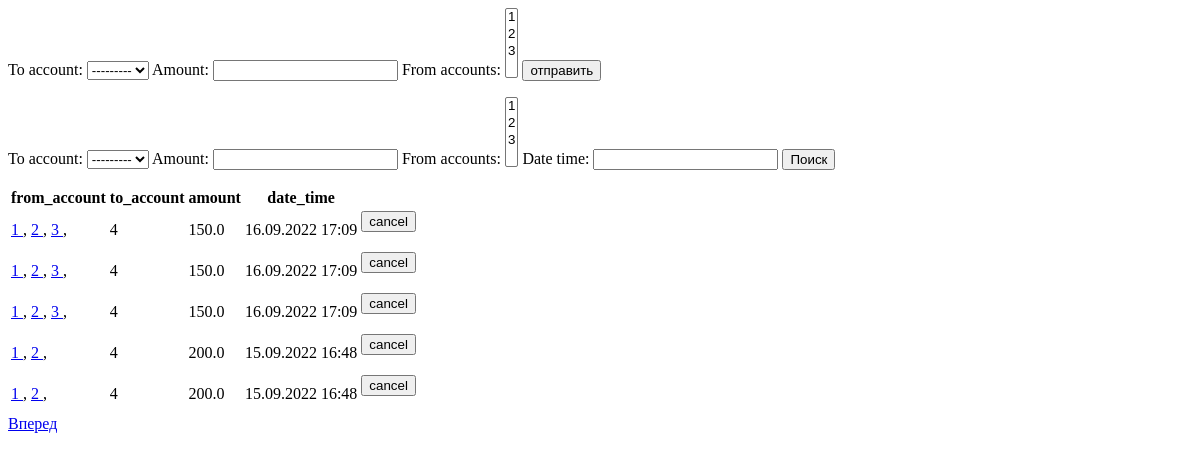
The app's page / (signed in), older data.
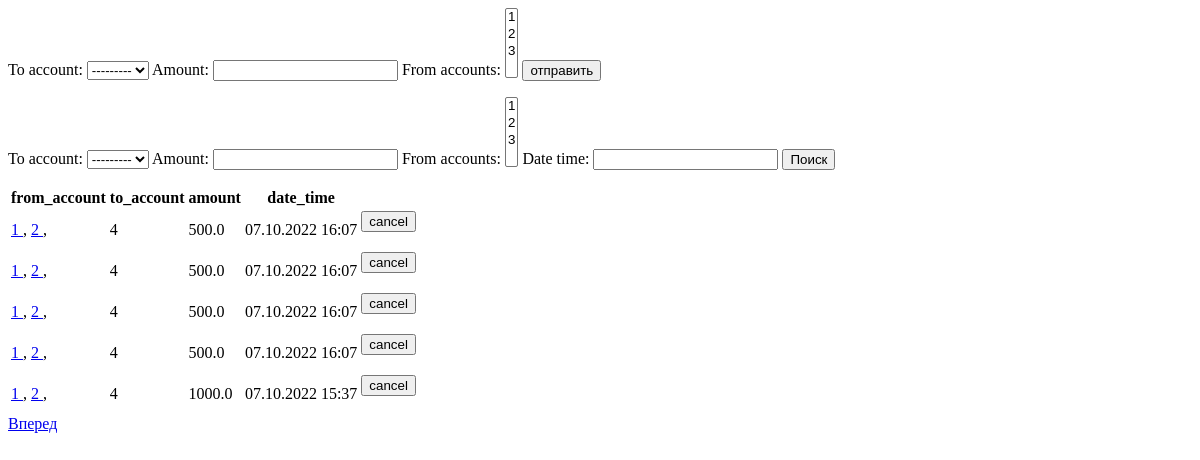
The same page, newer data.
### transactions/models.py (models this page shows, shortened)
class Account(models.Model):
    balance = models.FloatField(validators=[MinValueValidator(0)])
    user = models.ForeignKey(User, on_delete=models.CASCADE)
    created = models.DateTimeField(auto_now_add=True)
    transactions = models.ManyToManyField('self', through='Transaction')
    def __str__(self):
        return str(self.id)
    class Meta:
        verbose_name = 'Cчет'
        verbose_name_plural = 'Cчета'

class Transaction(models.Model):
    date_time = models.DateTimeField(auto_now_add=True)
    amount = models.FloatField(validators=[MinValueValidator(0)])
    from_accounts = models.ManyToManyField(Account, related_name='outcomes')
    to_account = models.ForeignKey(Account, on_delete=models.CASCADE, related_name='incomes')
    is_cancelled = models.BooleanField(default=False)
    class Meta:
        verbose_name = 'Транзакция'
        verbose_name_plural = 'Транзакции'

### transactions/views.py (the view)
# urls.py: path('', views.transaction, name='transaction'),
def transaction(request):
    if request.method == 'POST':
        form, message = create_transaction(request.user, request.POST)
    else:
        form = TransactionForm(request.user)
        message = ''
    filter = TransactionFilter\
        (
            request.GET,
            queryset=Transaction.objects
                .filter\
                    (
                        Q(to_account__user=request.user)
                        |
                        Q(from_accounts__user=request.user)
                    )
                .order_by('-date_time'),
            request=request
        )
    filter_form = filter.form
    paginated_qs = paginate(request, filter.qs, 'page')
    return render(request, 'transaction.html',
        {
            'add_transaction_form': form,
            'message': message,
            'filter': paginated_qs,
            'filter_form': filter_form
        })

### transactions/forms.py
class TransactionForm(forms.ModelForm):
    from_accounts = forms.ModelMultipleChoiceField(queryset=Account.objects.none())
    def __init__(self, user, *args, **kwargs):
        super().__init__(*args, **kwargs)
        self.fields['from_accounts'].queryset = Account.objects.filter(user=user)
    class Meta:
        model = Transaction
        fields = ('to_account', 'amount')

### transactions/views.py (called while the page is built)
def paginate(request, objects, url_param):
    paginator = Paginator(objects, 5)
    page_num = request.GET.get(url_param, 1)
    try:
        page = paginator.page(page_num)
    except EmptyPage:
        page = paginator.page(1)
    return page

### transactions/templates/transaction.html (shortened to what this page needs)
{% extends 'base.html' %}
{% block content %}
<form action="." method="POST">
    {{ add_transaction_form }}
    <input type="submit" value="отправить">
</form>
<form action="." method="GET">
    {{ filter_form }}
    <input type="submit" value="Поиск">
</form>
<table class="table">
    <thead>
        <tr>
            <th>from_account</th>
            <th>to_account</th>
            <th>amount</th>
            <th>date_time</th>
        </tr>
    </thead>
    <tbody>
        {% for x in filter %}
            <tr>
                <td>{% if user == x.from_accounts.first.user %}
                        {% for account in x.from_accounts.all %}
                            <a href="{% url 'account' account %}">
                                {{ account.id }}
                            </a>,
                        {% endfor %}
                    {% else %}
                        {{ x.from_accounts.all|join:', ' }}
                    {% endif %}</td>
                <td>{% if user == x.to_account.user %} <a href="{% url 'account' x.to_account %}">{{ x.to_account }}</a> {% else %} {{ x.to_account }} {% endif %}</td>
                <td>{{ x.amount }}</td>
                <td>{{ x.date_time|date:'d.m.Y H:i' }}</td>
                <td><form action="{% url 'cancel_transaction' %}" method="POST">
                        <input type="submit" value="cancel"></form>
                    </td>
            </tr>
        {% endfor %}
    </tbody>
</table>
{% if filter.has_next %}
<a href="{% url 'transaction' %}?page={{ filter.next_page_number }}">Вперед</a>
{% endif %}
{% endblock %}

Row changes from the older to the newer data that the page shows:
no longer on this page (row unchanged): Transaction: to_account "4", amount "150.0", date_time "16.09.2022 17:09", Account (id "1"), Account (id "2")
no longer on this page (row unchanged): Account: id "3"
no longer on this page (row unchanged): Transaction: to_account "4", amount "200.0", date_time "15.09.2022 16:48", Account (id "1"), Account (id "2")
added Transaction: to_account "4", amount "500.0", date_time "07.10.2022 16:07", Account (id "1"), Account (id "2")
added Transaction: to_account "4", amount "500.0", date_time "07.10.2022 16:07", Account (id "1"), Account (id "2")
added Transaction: to_account "4", amount "1000.0", date_time "07.10.2022 15:37", Account (id "1"), Account (id "2")
